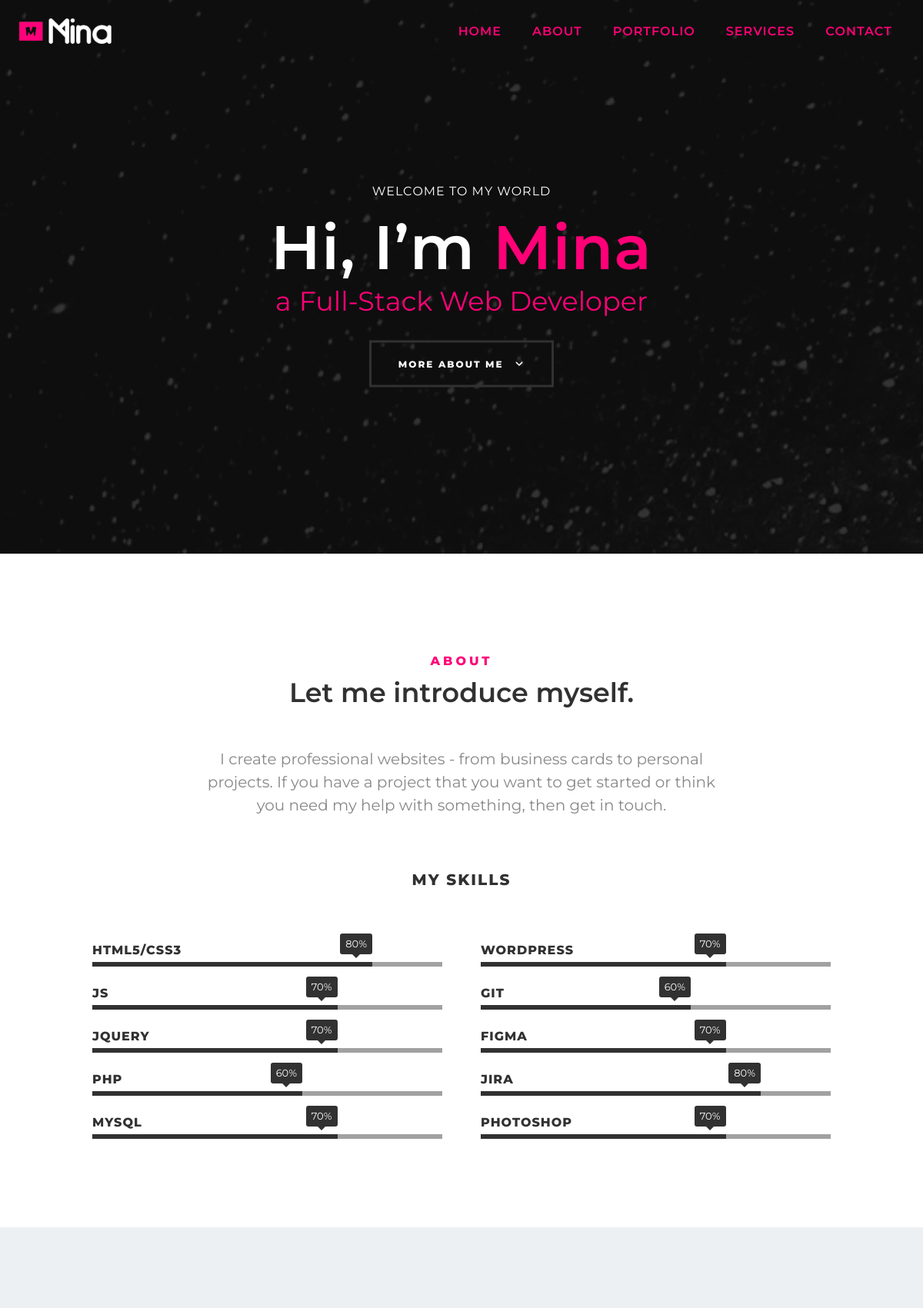
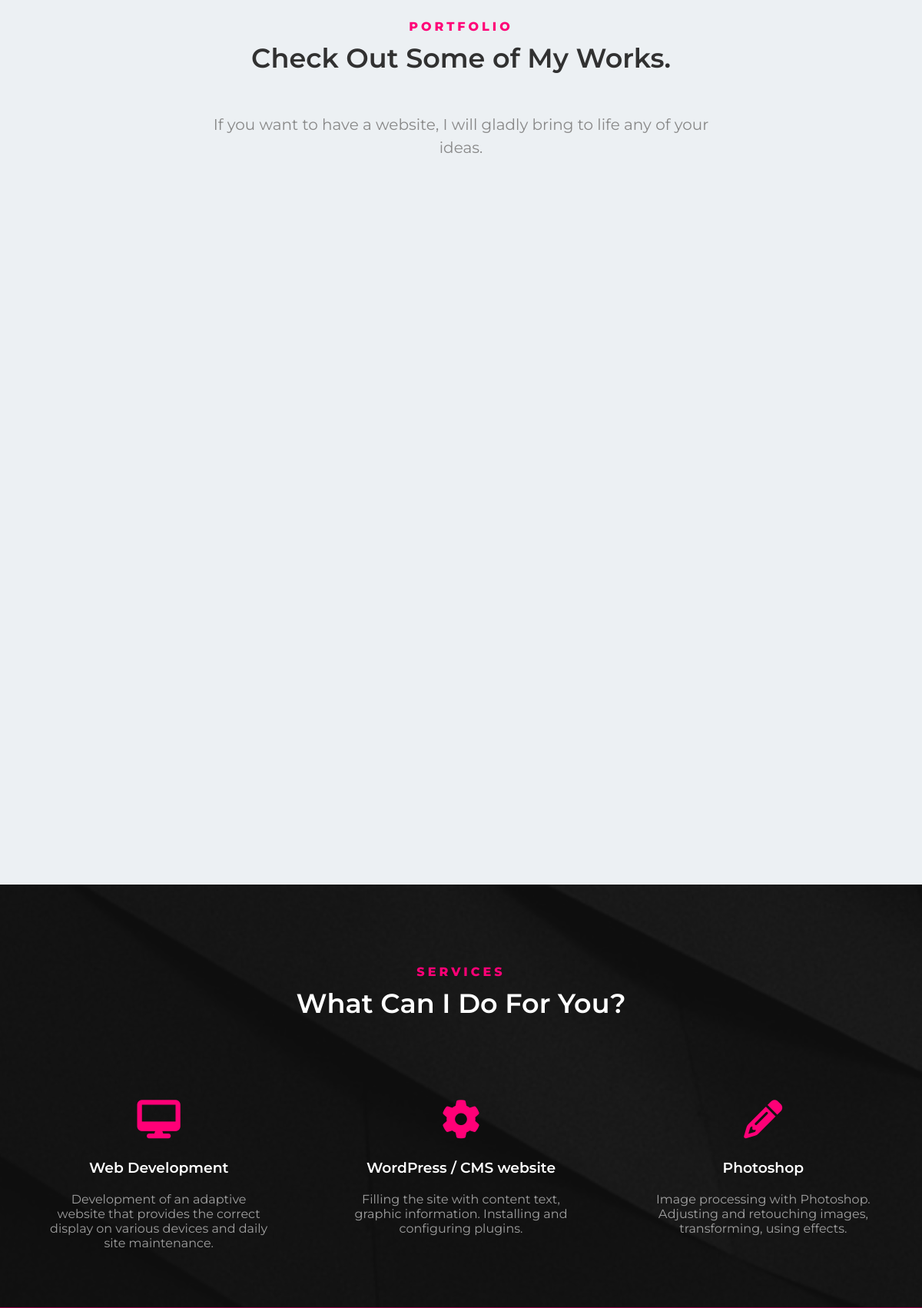
The page / (upper part) on the database its author committed (2 pictures, top to bottom).
### tables this page shows
CREATE TABLE `menu` (
  `id` int(11) NOT NULL,
  `title` varchar(30) NOT NULL,
  `link` varchar(30) NOT NULL
);

CREATE TABLE `skills` (
  `id` int(11) NOT NULL,
  `skill` varchar(100) NOT NULL,
  `percent` int(30) NOT NULL
);

### index.php (the view, shortened to what this page needs)
<?php
require_once 'parts/header.php';
?>
<main>
    <section id="intro" class="row">
      <div class="intro_overlay"></div>
      <div class="wrapper intro_content">
          <div>
              <h5>WELCOME TO MY WORLD</h5>
              <h1 class="title">Hi, I’m <span>Mina</span></h1>
              <div>
                  <div class="typing_block flex justify_center">
                      <span>a</span>
                      <div class="typing"> Full-Stack Web Developer</div>
                  </div>
              </div>
              <a class="button scroll_button tr3" href="#about">More About Me</a>
          </div>
      </div>
    </section>
    <section id="about" class="row">
    <div class="wrapper">
        <div class="intro_title">
            <h5>About</h5>
            <h2>Let me introduce myself.</h2>
        </div>
        <div class="about_text_block">
            <p>I create professional websites - from business cards to personal projects. If you have a project that you want to get started or think you need my help with something, then get in touch.</p>
        </div>
        <div class="skills_block">
            <h5>My Skills</h5>
            <div class="flex justify_center">
                <ul class="skill_bars flex justify_center flex_wrap">
                    <?php
                        $sql_select_skills = "SELECT skill, percent FROM skills";
                        $result = $conn->query($sql_select_skills);
                        if ($result->num_rows > 0) {
                            while ($row = $result->fetch_assoc()) {
                                ?>
                                    <li>
                                        <div class='progress percent<?= $row["percent"] ?>'>
                                            <span><?= $row["percent"]?>%</span>
                                        </div>
                                        <strong><?= $row["skill"] ?></strong>
                                    </li>
                          <?php  }
                        }
                        else {
                            echo "0 results";
                        }
                    ?>
                </ul>
            </div>
        </div>
    </div>
    </section>
    <section id="portfolio" class="row">
    <div class="wrapper">
        <div class="intro_title">
            <h5>Portfolio</h5>
            <h2>Check Out Some of My Works.</h2>
        </div>
        <div class="about_text_block">
            <p>If you want to have a website, I will gladly bring to life any of your ideas.</p>
        </div>
        <div class="portfolio_block">
        </div>
    </section>
    <section id="services" class="row">
    <div class="intro_overlay"></div>
    <div class="wrapper intro_content">
        <div class="intro_title">
            <h5>Services</h5>
            <h2>What Can I Do For You?</h2>
        </div>
        <div class="flex services_block justify_center">
            <div class="service_item">
                <span class="service_icon">
                    <i class="icon_window"></i>
                </span>
                <div class="service_content">
                    <h3>Web Development</h3>
                    <p class="desc">
                        Development of an adaptive website that provides the correct display on various devices and daily site maintenance.
                    </p>
                </div>
            </div>
            <div class="service_item">
                <span class="service_icon">
                    <i class="icon_cog"></i>
                </span>
                <div class="service_content">
                    <h3>WordPress / CMS website</h3>
                    <p class="desc">
                        Filling the site with content text, graphic information. Installing and configuring plugins.
                    </p>
                </div>
            </div>
            <div class="service_item">
                <span class="service_icon">
                    <i class="icon_pencil"></i>
                </span>
                <div class="service_content">
                    <h3>Photoshop</h3>
                    <p class="desc">
                        Image processing with Photoshop. Аdjusting and retouching images, transforming, using effects.
                    </p>
                </div>
            </div>
        </div>
    </div>
    </section>
</main>
<?php
require_once 'parts/footer.php';

### parts/header.php (shortened to what this page needs)
<?php
require_once __DIR__ . '/../config/connect.php';
?>
<!DOCTYPE html>
<html>
<head>
    <link rel="stylesheet" href="/css/style.css">
    <link rel="stylesheet" href="https://cdnjs.cloudflare.com/ajax/libs/font-awesome/6.1.1/css/all.min.css">
</head>
<body>
<header class="header tr3">
    <div class="row">
        <div class="wrapper header_wrapper flex align_center justify_between">
            <div class="header_logo_wrap flex align_center">
                <a href="#intro">
                    <img src="/images/logo_white.png" alt="logo">
                </a>
            </div>
            <div class="flex menu_block">
                <nav>
                    <ul class="primary_menu flex flex_wrap">
                        <?php
                            if (isset($_SESSION['logged'])) {
                                $host = $_SERVER['HTTP_HOST'];
                                $request = $_SERVER['REQUEST_SCHEME'];
                                $sql_select_menu = "SELECT title, link FROM admin_menu";
                                $result = $conn->query($sql_select_menu);
                                if ($result->num_rows > 0) {
                                    while ($row = $result->fetch_assoc()) {
                                        echo
                                            "<li class='admin_menu_item'><a href='" . $request . '://' . $host . '/' . $row["link"] . "' data-hover='" . $row['title'] . "' >" . $row["title"] . "</a></li>";
                                    }
                                }
                                else {
                                    echo "0 results";
                                }
                            }
                            else {
                                $sql_select_menu = "SELECT title, link FROM menu";
                                $result = $conn->query($sql_select_menu);
                                if ($result->num_rows > 0) {
                                    while ($row = $result->fetch_assoc()) {
                                        echo
                                            "<li><a href='#" . $row["link"] . "' data-hover='" . $row['title'] . "' >" . $row["title"] . "</a></li>";
                                    }
                                }
                                else {
                                    echo "0 results";
                                }
                            }
                        ?>
                    </ul>
                </nav>
            </div>
        </div>
    </div>
</header>

### parts/footer.php (shortened to what this page needs)
    </body>
</html>

### css/classes.css (style rules this page uses)
.flex { display: flex; }
.flex_wrap { flex-wrap: wrap; }
.align_center { align-items: center; }
.justify_between { justify-content: space-between; }
.justify_center { justify-content: center; }
.tr3 { -webkit-transition: all .3s ease-in-out; -moz-transition: all .3s ease-in-out; -o-transition: all .3s ease-in-out; -ms-transition: all .3s ease-in-out; transition: all .3s ease-in-out; }

### css/media-queries.css (style rules this page uses)
@media only screen and (min-width: 1200px) { .wrapper { max-width: 1270px; } }

### rows shown on the page
menu: title "HOME"
menu: title "ABOUT"
menu: title "PORTFOLIO"
menu: title "SERVICES"
menu: title "CONTACT"
skills: percent "80", skill "HTML5/CSS3"
skills: percent "70", skill "WORDPRESS"
skills: percent "70", skill "JS"
skills: percent "60", skill "GIT"
skills: percent "70", skill "JQUERY"
skills: percent "70", skill "FIGMA"
skills: percent "60", skill "PHP"
skills: percent "80", skill "JIRA"
skills: percent "70", skill "MYSQL"
skills: percent "70", skill "PHOTOSHOP"
